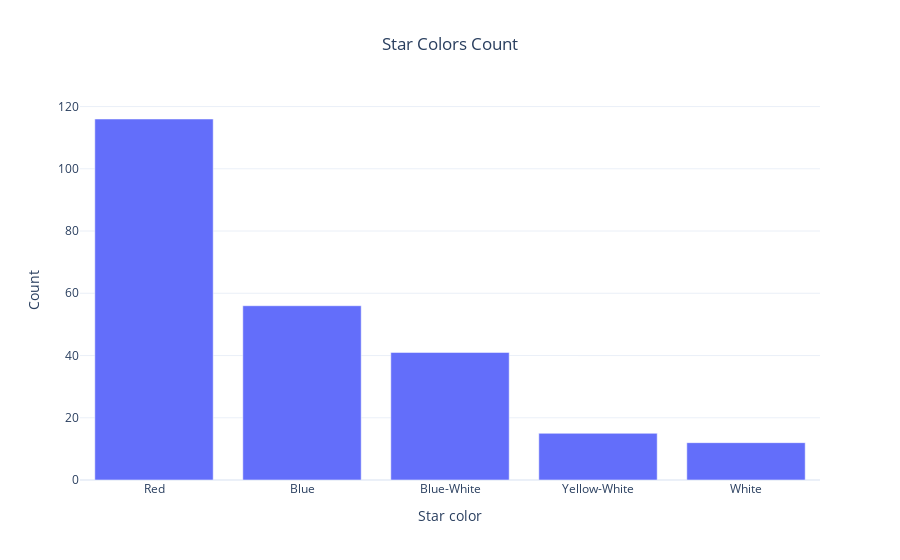

This figure's notebook cell:
### Code cell
fig2 = create_star_color_bar_chart(star_df)

fig2.show()

### Figure 1 — Plotly figure (JSON) as saved in the notebook; plotly's stock layout.template omitted (floating-point values rounded to 4 significant figures)
{"data": [{"hovertemplate": "Star color=%{x}<br>Count=%{y}<extra></extra>", "legendgroup": "", "marker": {"color": "#636efa", "pattern": {"shape": ""}}, "name": "", "orientation": "v", "showlegend": false, "textposition": "auto", "type": "bar", "x": ["Red", "Blue", "Blue-White", "Yellow-White", "White"], "xaxis": "x", "y": [116, 56, 41, 15, 12], "yaxis": "y"}], "layout": {"barmode": "relative", "legend": {"tracegroupgap": 0}, "title": {"text": "Star Colors Count", "x": 0.5}, "xaxis": {"anchor": "y", "domain": [0, 1], "title": {"text": "Star color"}}, "yaxis": {"anchor": "x", "domain": [0, 1], "title": {"text": "Count"}}}}
